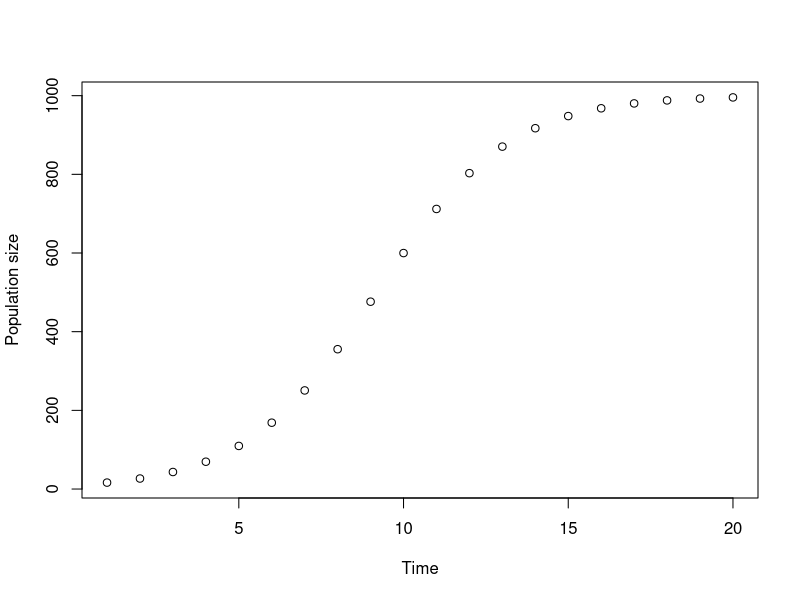
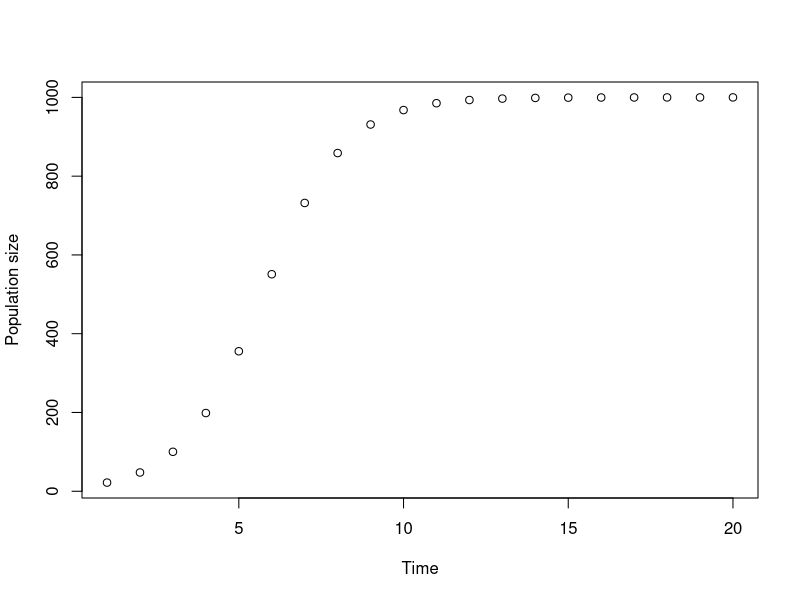
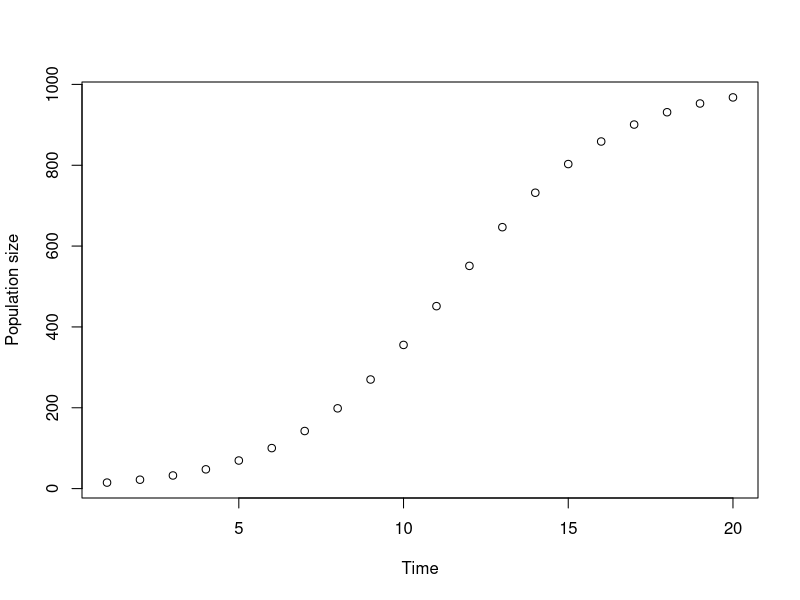

Write R code to recreate these figures, in order.
# Problem Set: R Language
# Problem Number 3
# Status: Completed
# Heatherlee Leary
# hleary@arizona.edu



#### OBJECTIVES ##########################################################################################################

# Write a logistic growth function
# that also generates a plot with time on the x axis and Nt on the y axis. 
# Using that function create plots for 20 days 
# assuming an initial population size of 10 individuals and a carrying capacity of 1,000 individuals 
# under three growth rate scenarios (0.5, 0.8, 0.4).

###########################################################################################################################

# Logistic growth function.
Ni <- 10
t <- c(1:20)
K <- 1000

log_growth <- function (r) {
  Nt <- K*Ni/(Ni+(K-Ni) * exp(1)^(-r*t))
  plot(t, Nt, xlab="Time", ylab="Population size")
       }

# Test under three growth rate scenarios
log_growth(0.5)
log_growth(0.8)
log_growth(0.4)


